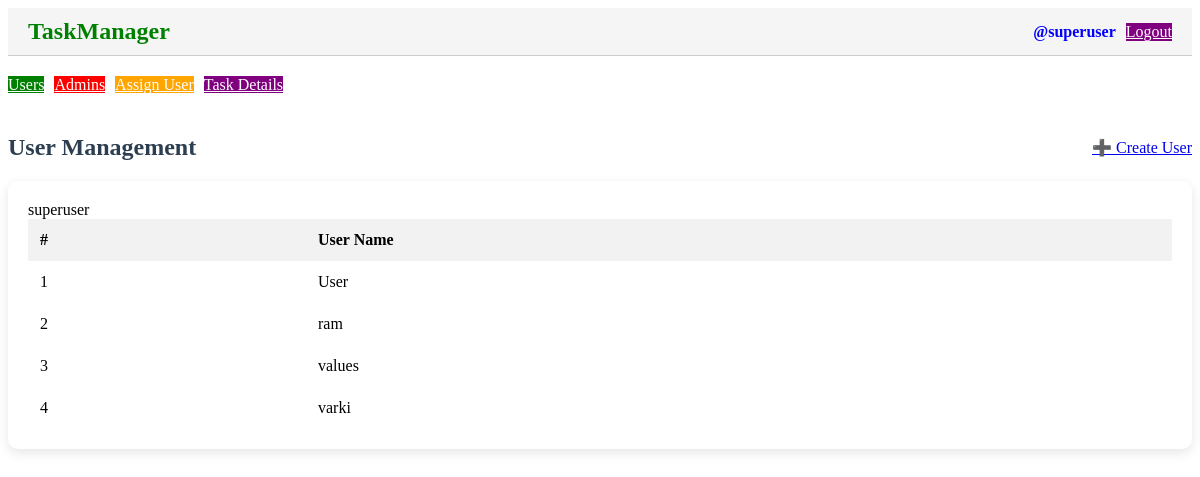
The page /adminpanel/ (signed in) on the database its author committed.
### taskmanager/models.py (models this page shows)
class CustomUser(AbstractBaseUser,PermissionsMixin):
    id = models.UUIDField(primary_key=True, default=uuid.uuid4, editable=False)
    username = models.CharField(max_length=30, unique=True, null=False, blank=False)
    password = models.CharField(max_length=30, null=False)
    role = models.CharField(max_length=30, choices=Role.choices, default=Role.USER)
    is_active = models.BooleanField(default=True)
    is_staff = models.BooleanField(default=False)
    is_superuser=models.BooleanField(default=False)
    USERNAME_FIELD = 'username'
    REQUIRED_FIELDS = []
    objects = CustomUserManager()
    def __str__(self):
        return self.username

### taskmanager/views/usermanage_view.py (the view)
# urls.py: path('adminpanel/', admin_panel, name='admin_panel'),
@login_required
def admin_panel(request):
    if request.user.role not in [Role.ADMIN, Role.SUPERUSER]:
        return render(request, "login.html", {"error": "Not authorized"})
    if request.user.role == Role.ADMIN:
        assigned_user_ids = AssignedUser.objects.filter(admin=request.user).values_list('user_id', flat=True)
        users = CustomUser.objects.filter(id__in=assigned_user_ids)
        return render(request, "adminpanel.html", {
        "users": users
    })
    users = CustomUser.objects.filter(role=Role.USER)
    admins = CustomUser.objects.filter(role__in=[Role.ADMIN])
    return render(request, "adminpanel.html", {
        "users": users,
        "admins": admins
    })

### taskmanager/templates/adminpanel.html (shortened to what this page needs)
{% extends "base.html" %}
{% block content %}
<div class="admin-actions" style="margin: 20px 0;">
  <ul style="list-style: none; padding: 0; display: flex; gap: 10px;">
    <li>
      <a href="#" id="usersButton" class="mui-btn mui-btn--raised" style="background-color: green; color: white;">
        Users
      </a>
    </li>
    {% if request.user.role == 'SUPERUSER' %}
    <li>
      <a href="#" id="adminButton" class="mui-btn mui-btn--raised" style="background-color: red; color: white;">
        Admins
      </a>
    </li>
    <li>
      <a href="{% url 'assign_user' %}" id="assignUserButton" class="mui-btn mui-btn--raised" style="background-color: orange; color: white;">
        Assign User
      </a>
    </li>
    {% endif %}
     <li>
      <a href="{% url 'task_list' %}" class="mui-btn mui-btn--raised" style="background-color: purple; color: white;">
  Task Details
</a>
    </li>
  </ul>
</div>
<div id="usersList" class="list-section" style="display: block;">
  {% include "user_list.html" %}
</div>
{% endblock %}

### taskmanager/templates/base.html (shortened to what this page needs)
{% load static %}
<!DOCTYPE html>
<html lang="en">
<head>
    <link href="{% static 'css/login.css' %}" rel="stylesheet">
    <link href="https://cdn.muicss.com/mui-0.10.3/css/mui.min.css" rel="stylesheet">
</head>
<body>
    <div style="display: flex; justify-content: space-between; align-items: center; padding: 10px 20px; background: #f5f5f5; border-bottom: 1px solid #ccc;">
        <h2 style="color: green; margin: 0;">TaskManager</h2>
        {% if request.user.is_authenticated %}
        <div style="display: flex; align-items: center; gap: 10px;">
            <span style="font-weight: bold;color: blue;">@{{ request.user.username }}</span>
            <a href="{% url 'logout' %}" class="mui-btn mui-btn--raised" style="background-color: purple; color: white;">
                Logout
            </a>
        </div>
        {% endif %}
    </div>
    {% block content %}{% endblock %}
</body>
</html>

### taskmanager/templates/user_list.html (shortened to what this page needs)
<div id="usersList" class="list-section" style="margin-top: 40px;">
    <div style="display: flex; justify-content: space-between; align-items: center; margin-bottom: 20px;">
        <h2 style="margin: 0; color: #2c3e50;">User Management</h2>
        {% if request.user.role == 'SUPERUSER' %}
        <a href="{% url 'create_user' %}?role=USER" class="mui-btn mui-btn--raised mui-btn--accent">➕ Create User</a>
        {% endif %}
    </div>
    <div style="background: #fff; padding: 20px; border-radius: 10px; box-shadow: 0 4px 12px rgba(0, 0, 0, 0.1);">
        <table class="mui-table mui-table--bordered" style="width: 100%; border-collapse: collapse;">
            <thead style="background-color: #f2f2f2;">
                <tr style="text-align: left;">
                    <th style="padding: 12px;">#</th>
                    <th style="padding: 12px;">User Name</th>
                </tr>
            </thead>
            <tbody>
                {% if users %}
                    {% for user in users %}
                    <tr>
                        <td style="padding: 12px;">{{ forloop.counter }}</td>
                        <td style="padding: 12px;">{{ user.username }}</td>
                    </tr>
                    {% endfor %}
                {% else %}
                    <tr>
                        <td colspan="2" style="padding: 12px; text-align: center;">No users found.</td>
                    </tr>
                {% endif %}
            </tbody>
        </table>
    </div>
</div>

### rows shown on the page
CustomUser: user.username "superuser"
CustomUser: username "User"
CustomUser: username "ram"
CustomUser: username "values"
CustomUser: username "varki"
